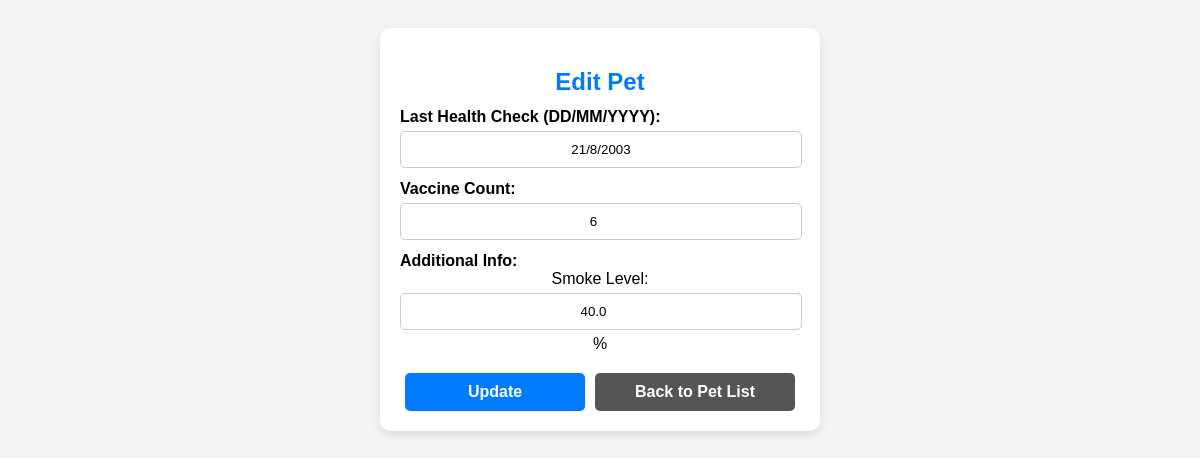
The page /edit_pet/4 on the database its author committed.
### models.py (models this page shows)
class MagicPet(db.Model):
    id = db.Column(db.Integer, primary_key=True)
    pet_id = db.Column(db.String(8), unique=True, nullable=False)  # รหัสสัตว์เลี้ยง 8 หลัก
    pet_type = db.Column(db.String(20), nullable=False)  # ประเภทสัตว์ (นกฟินิกซ์, มังกร, นกฮูก)
    last_health_check = db.Column(db.String(10), nullable=False)  # วันที่ตรวจสุขภาพ
    vaccine_count = db.Column(db.Integer, nullable=False)  # จำนวนวัคซีน
    additional_info = db.Column(db.String(100))  # ข้อมูลเฉพาะประเภทสัตว์
    accepted = db.Column(db.Boolean, nullable=False)  # ระบุว่าสัตว์ถูกรับเข้าหรือไม่

### app.py (the view, shortened to what this page needs)
@app.route('/edit_pet/<int:pet_id>', methods=['GET', 'POST'])
def edit_pet(pet_id):
    pet = MagicPet.query.get_or_404(pet_id)
    return render_template('edit_pet.html', pet=pet)

### templates/edit_pet.html (shortened to what this page needs)
<!DOCTYPE html>
<html lang="en">
<head>
    <link rel="stylesheet" href="{{ url_for('static', filename='style.css') }}">
</head>
<body>
    <div class="container">
        <h2>Edit Pet</h2>
        <form method="post">
            <label>Last Health Check (DD/MM/YYYY):</label>
            <input type="text" name="last_health_check" value="{{ pet.last_health_check }}" required>
            <label>Vaccine Count:</label>
            <input type="number" name="vaccine_count" value="{{ pet.vaccine_count }}" required>
            {% if pet.pet_type == "Phoenix" %}
                <div class="checkbox-group">
                    <label>
                        <input type="checkbox" name="fireproof_cert" {% if "Yes" in pet.additional_info %}checked{% endif %}>
                        Fireproof Certificate
                    </label>
                </div>
            {% else %}
                <label>Additional Info:</label>
                <span>{{ pet.additional_info.split(':')[0] }}:</span>
                <input type="number" name="additional_info_value" value="{{ pet.additional_info.split(':')[-1].strip().split(' ')[0] }}" required>
                <span>
                    {% if pet.pet_type == "Dragon" %} %
                    {% elif pet.pet_type == "Owl" %} km
                    {% endif %}
                </span>
            {% endif %}
            <div class="btn-group">
                <button type="submit" class="btn btn-blue">Update</button>
                <a href="{{ url_for('view_pets') }}" class="btn btn-gray btn-link">Back to Pet List</a>
            </div>
        </form>
    </div>
</body>
</html>

### static/style.css (style rules this page uses)
body { font-family: Arial, sans-serif; background-color: #f4f4f4; text-align: center; padding: 20px; }
.container { max-width: 400px; margin: auto; background: white; padding: 20px; border-radius: 10px; box-shadow: 0 4px 8px rgba(0, 0, 0, 0.1); }
h2 { color: #007BFF; margin-bottom: 10px; }
label { font-weight: bold; display: block; margin-top: 12px; text-align: left; }
input[type="text"], input[type="number"] { width: 95%; padding: 10px; margin: 5px auto; display: block; border: 1px solid #ccc; border-radius: 5px; text-align: center; }
.btn-group { display: flex; justify-content: space-between; gap: 10px; margin-top: 20px; }
.btn-group { display: flex; justify-content: center; gap: 10px; margin-top: 20px; }
.btn { width: 45%; padding: 10px; text-align: center; font-size: 16px; font-weight: bold; border: none; border-radius: 5px; cursor: pointer; }
.btn-link { text-decoration: none; display: inline-block; }
.btn-blue { background: #007BFF; color: white; }
.btn-gray { background: #555; color: white; }

### rows shown on the page
MagicPet: last_health_check "21/8/2003", vaccine_count "6", additional_info "Smoke Level", additional_info_value "40.0"
